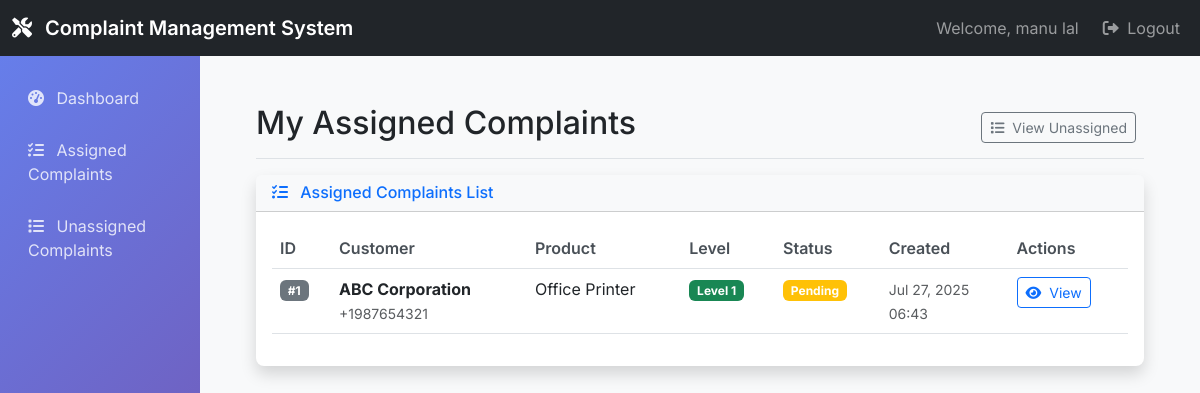
The page /employee/complaints/assigned/ (signed in) on the database its author committed.
### complaints/models.py (models this page shows, shortened)
class User(AbstractUser):
    ROLE_CHOICES = (
        ('admin', 'Admin'),
        ('employee', 'Employee'),
    )
    role = models.CharField(max_length=10, choices=ROLE_CHOICES)

class Complaint(models.Model):
    COMPLAINT_LEVEL_CHOICES = (
        ('Level 1', 'Level 1'),
        ('Level 2', 'Level 2'),
        ('Level 3', 'Level 3'),
    )
    STATUS_CHOICES = (
        ('Pending', 'Pending'),
        ('Closed', 'Closed'),
        ('Not Closed', 'Not Closed'),
    )
    customer = models.ForeignKey(Customer, on_delete=models.CASCADE)
    product = models.ForeignKey(Product, on_delete=models.CASCADE)
    complaint_level = models.CharField(max_length=10, choices=COMPLAINT_LEVEL_CHOICES)
    description = models.TextField()
    location_lat = models.FloatField(blank=True, null=True)
    location_lng = models.FloatField(blank=True, null=True)
    status = models.CharField(max_length=20, choices=STATUS_CHOICES, default='Pending')
    assigned_to = models.ForeignKey(Employee, on_delete=models.SET_NULL, blank=True, null=True)
    created_by = models.ForeignKey(User, on_delete=models.CASCADE, related_name='created_complaints')
    created_at = models.DateTimeField(auto_now_add=True)

class Customer(models.Model):
    name = models.CharField(max_length=100)
    contact_number = models.CharField(max_length=15)
    email = models.EmailField()
    address = models.TextField()

class Product(models.Model):
    name = models.CharField(max_length=100)
    price = models.DecimalField(max_digits=10, decimal_places=2)
    tax = models.DecimalField(max_digits=5, decimal_places=2)  # in percent

### complaints/views.py (the view)
# urls.py: path('employee/complaints/assigned/', views.assigned_complaints, name='assigned_complaints'),
@login_required
@user_passes_test(is_employee)
def assigned_complaints(request):
    try:
        employee = request.user.employee_profile
        complaints = Complaint.objects.filter(assigned_to=employee).order_by('-created_at')
    except Employee.DoesNotExist:
        complaints = []
    return render(request, 'employees/assigned_complaints.html', {'complaints': complaints})

### complaints/views.py (called while the page is built)
def is_employee(user):
    return user.is_authenticated and user.role == 'employee'

### templates/employees/assigned_complaints.html (shortened to what this page needs)
{% extends 'base.html' %}
{% block content %}
<div class="d-flex justify-content-between flex-wrap flex-md-nowrap align-items-center pt-3 pb-2 mb-3 border-bottom">
    <h1 class="h2">My Assigned Complaints</h1>
    <div class="btn-toolbar mb-2 mb-md-0">
        <div class="btn-group me-2">
            <a href="{% url 'unassigned_complaints' %}" class="btn btn-sm btn-outline-secondary">
                <i class="fas fa-list me-1"></i>
                View Unassigned
            </a>
        </div>
    </div>
</div>
<div class="card border-0 shadow">
    <div class="card-header bg-light">
        <h6 class="m-0 font-weight-bold text-primary">
            <i class="fas fa-tasks me-2"></i>
            Assigned Complaints List
        </h6>
    </div>
    <div class="card-body">
        {% if complaints %}
        <div class="table-responsive">
            <table class="table table-hover">
                <thead>
                    <tr>
                        <th>ID</th>
                        <th>Customer</th>
                        <th>Product</th>
                        <th>Level</th>
                        <th>Status</th>
                        <th>Created</th>
                        <th>Actions</th>
                    </tr>
                </thead>
                <tbody>
                    {% for complaint in complaints %}
                    <tr>
                        <td>
                            <span class="badge bg-secondary">#{{ complaint.id }}</span>
                        </td>
                        <td>
                            <div class="fw-bold">{{ complaint.customer.name }}</div>
                            <small class="text-muted">{{ complaint.customer.contact_number }}</small>
                        </td>
                        <td>{{ complaint.product.name }}</td>
                        <td>
                            {% if complaint.complaint_level == 'Level 1' %}
                                <span class="badge bg-success">{{ complaint.complaint_level }}</span>
                            {% elif complaint.complaint_level == 'Level 2' %}
                                <span class="badge bg-warning">{{ complaint.complaint_level }}</span>
                            {% else %}
                                <span class="badge bg-danger">{{ complaint.complaint_level }}</span>
                            {% endif %}
                        </td>
                        <td>
                            {% if complaint.status == 'Pending' %}
                                <span class="badge bg-warning">{{ complaint.status }}</span>
                            {% elif complaint.status == 'Closed' %}
                                <span class="badge bg-success">{{ complaint.status }}</span>
                            {% else %}
                                <span class="badge bg-danger">{{ complaint.status }}</span>
                            {% endif %}
                        </td>
                        <td>
                            <small class="text-muted">{{ complaint.created_at|date:"M d, Y" }}</small><br>
                            <small class="text-muted">{{ complaint.created_at|time:"H:i" }}</small>
                        </td>
                        <td>
                            <a href="{% url 'complaint_detail_employee' complaint.pk %}" class="btn btn-sm btn-outline-primary">
                                <i class="fas fa-eye me-1"></i>
                                View
                            </a>
                        </td>
                    </tr>
                    {% endfor %}
                </tbody>
            </table>
        </div>
        {% endif %}
    </div>
</div>
{% endblock %}

### templates/base.html (shortened to what this page needs)
<!DOCTYPE html>
<html lang="en">
<head>
    <link href="https://cdn.jsdelivr.net/npm/bootstrap@5.3.0/dist/css/bootstrap.min.css" rel="stylesheet">
    <link href="https://cdnjs.cloudflare.com/ajax/libs/font-awesome/6.0.0/css/all.min.css" rel="stylesheet">
</head>
<body>
    {% if user.is_authenticated %}
    <nav class="navbar navbar-expand-lg navbar-dark bg-dark">
        <div class="container-fluid">
            <a class="navbar-brand" href="#">
                <i class="fas fa-tools me-2"></i>
                Complaint Management System
            </a>
            <div class="navbar-nav ms-auto">
                <span class="navbar-text me-3">
                    Welcome, {{ user.get_full_name|default:user.username }}
                </span>
                <a class="nav-link" href="{% url 'logout' %}">
                    <i class="fas fa-sign-out-alt me-1"></i>
                    Logout
                </a>
            </div>
        </div>
    </nav>
    {% endif %}
    <div class="container-fluid">
        <div class="row">
            {% if user.is_authenticated %}
            <nav class="col-md-3 col-lg-2 d-md-block sidebar collapse">
                <div class="position-sticky pt-3">
                    {% if user.role == 'admin' %}
                    <ul class="nav flex-column">
                        <li class="nav-item">
                            <a class="nav-link" href="{% url 'admin_dashboard' %}">
                                <i class="fas fa-tachometer-alt me-2"></i>
                                Dashboard
                            </a>
                        </li>
                        <li class="nav-item">
                            <a class="nav-link" href="{% url 'employee_list' %}">
                                <i class="fas fa-users me-2"></i>
                                Employees
                            </a>
                        </li>
                        <li class="nav-item">
                            <a class="nav-link" href="{% url 'customer_list' %}">
                                <i class="fas fa-user-tie me-2"></i>
                                Customers
                            </a>
                        </li>
                        <li class="nav-item">
                            <a class="nav-link" href="{% url 'product_list' %}">
                                <i class="fas fa-box me-2"></i>
                                Products
                            </a>
                        </li>
                        <li class="nav-item">
                            <a class="nav-link" href="{% url 'complaint_list' %}">
                                <i class="fas fa-exclamation-triangle me-2"></i>
                                Complaints
                            </a>
                        </li>
                    </ul>
                    {% else %}
                    <ul class="nav flex-column">
                        <li class="nav-item">
                            <a class="nav-link" href="{% url 'employee_dashboard' %}">
                                <i class="fas fa-tachometer-alt me-2"></i>
                                Dashboard
                            </a>
                        </li>
                        <li class="nav-item">
                            <a class="nav-link" href="{% url 'assigned_complaints' %}">
                                <i class="fas fa-tasks me-2"></i>
                                Assigned Complaints
                            </a>
                        </li>
                        <li class="nav-item">
                            <a class="nav-link" href="{% url 'unassigned_complaints' %}">
                                <i class="fas fa-list me-2"></i>
                                Unassigned Complaints
                            </a>
                        </li>
                    </ul>
                    {% endif %}
                </div>
            </nav>
            {% endif %}
            <main class="col-md-9 ms-sm-auto col-lg-10 px-md-4">
                <div class="main-content">
                    {% block content %}{% endblock %}
                </div>
            </main>
        </div>
    </div>
</body>
</html>

### templates/base.html (style rules this page uses)
body { font-family: 'Inter', sans-serif; background-color: #f8f9fa; }
.navbar-brand { font-weight: 600; }
.card { border: none; box-shadow: 0 0.125rem 0.25rem rgba(0, 0, 0, 0.075); border-radius: 0.5rem; }
.sidebar { min-height: 100vh; background: linear-gradient(135deg, #667eea 0%, #764ba2 100%); }
.sidebar .nav-link { color: rgba(255, 255, 255, 0.8); padding: 0.75rem 1rem; border-radius: 0.375rem; margin: 0.125rem 0; }
.main-content { padding: 2rem; }
.table th { border-top: none; font-weight: 600; color: #495057; }

### rows shown on the page
User: get_full_name "manu lal"
Complaint: id "1", customer.name "ABC Corporation", customer.contact_number "+1987654321", product.name "Office Printer", complaint_level "Level 1", status "Pending", created_at "Jul 27, 2025", created_at "06:43"
